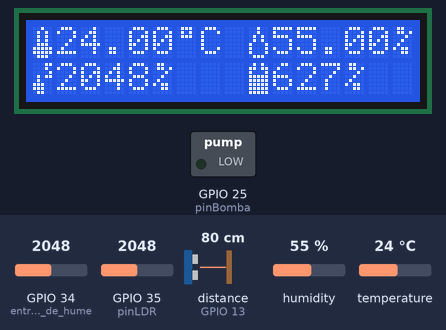
Simulated run of this sketch. Board: ESP32. On the bench: 16×2 character LCD, switched loads named in the sketch (green lamp = pin HIGH). Wiring (inferred from the names in the program): ultrasonic range finder: trigger GPIO 32; echo GPIO 13. Dashed ring = blinking. The test bench sets the inputs (shaded band); at power-on: GPIO 34 (entrada_de_sensor_de_hume) = 2048, distance to the obstacle (sensor on GPIO 13) 80 cm, temperature 24 °C, GPIO 35 (pinLDR) = 2048, humidity 55 %. The echo pulse lasts 58.3 µs per cm; WiFi joins after 1.5 s; servers stay silent unless stated; pins used as bus, display or sensor lines are not drawn; what the sketch prints to the serial monitor is not drawn.

Above: at 2.8 s.
2.9 s: GPIO 34 (entrada_de_sensor_de_hume) set to 521
At 3.5 s:
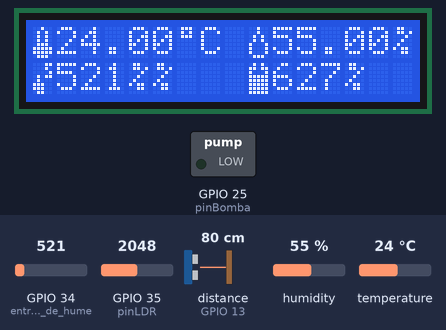
9.0 s: GPIO 34 (entrada_de_sensor_de_hume) set to 454
At 9.63 s:
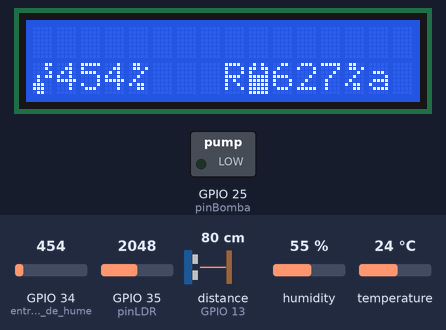
13.1 s: distance to the obstacle (sensor on GPIO 13) set to 250 cm
At 13.43 s:
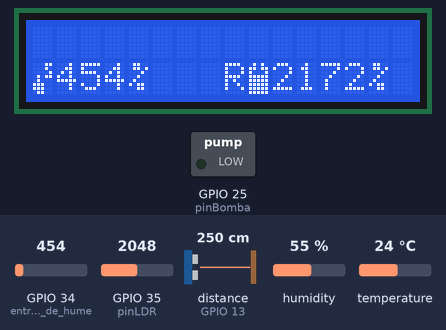
16.9 s: distance to the obstacle (sensor on GPIO 13) set to 2 cm
At 17.9 s:
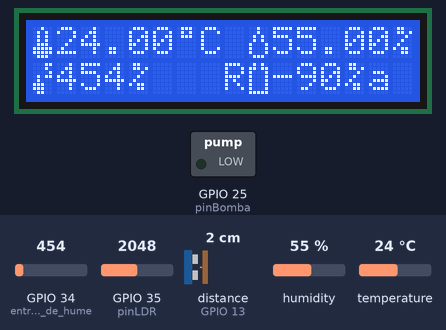
18.5 s: temperature set to 11 °C
At 21.2 s:
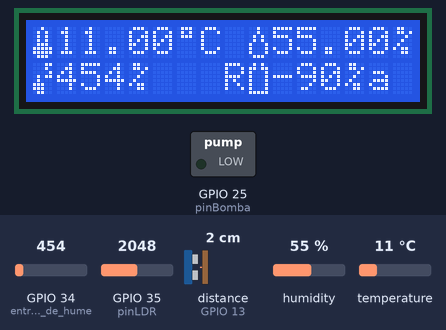
21.8 s: temperature set to 8 °C
At 22.9 s:
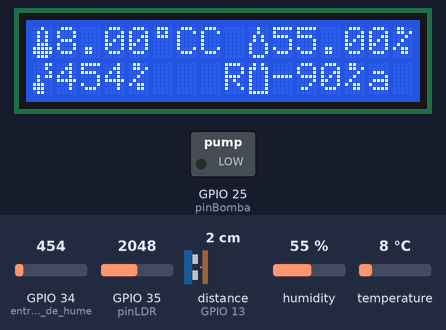
Timing chart, 0 to 24.8 s (numbered marks = the images above; inputs shaded):
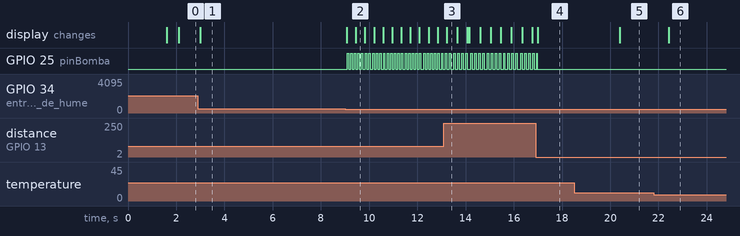

Measured:
- the behaviour switches between 501 and 500 on GPIO 34 (entrada_de_sensor_de_hume) (found by bisection; images 1 and 2)
- the behaviour switches between 10 and 9 °C on temperature (found by bisection; images 5 and 6)
- after the input at 2.9 s, the display: changes after 0.10 s (image 1)
- after the input at 9.0 s, GPIO 25 (pinBomba): alternates HIGH for 0.06 s and LOW for 0.09 s, starting after 0.09 s; the display: first changes after 0.08 s (image 2 shows a later state)
- after the input at 13.1 s, the display: changes after 0.12 s (image 3)
- after the input at 16.9 s, the display: changes after 0.10 s (image 4)
- after the input at 18.5 s, the display: changes after 1.9 s (image 5)
- after the input at 21.8 s, the display: changes after 0.63 s (image 6)

The sketch:

proyecto.ino
```cpp
#include <LiquidCrystal_I2C.h>
#include <WiFi.h>
#include <esp_wifi.h>
#include <HTTPClient.h>
#include <DHT.h> //DHT11

#define DHTPIN 5 //Sensor de humedad
#define DHTTYPE DHT11
#define trigPin 32 //ultrasonico trig
#define echoPin 13  //ultrasonico echo

WiFiServer server(80);
uint8_t newMACAddress[] = {0xc8, 0x3d, 0xd4, 0x7a, 0x57, 0x85};

//Variables de tiempo
unsigned long time1, time2, t_blink1, t_blink0, t1_blink1, t1_blink0, tlcd;
int intervaloLecturas = 0, intervaloActualizacion = 0, blink1 = 0, blink0 = 0, lcdAct = 0, blink1_1 = 0, blink0_1 = 0;

const int pinLDR = 35; //luminosidad
const int pinBomba = 25; //mini bomba de agua

//IP, MAC, mascara de red
IPAddress ip(192,168,0,200);
IPAddress gateway(192,168,0,1);
IPAddress subnet(255,255,255,0);
IPAddress primaryDNS(8, 8, 8, 8);   //optional DNS
IPAddress secondaryDNS(8, 8, 4, 4); //optional

//Datos de la red
const char* ssid = "homemn2";
const char* passwd = "h0m3M3nd3z/22";

const int lcdColumns = 16;
const int lcdRows = 2;
//Pines de LCD D21 y D22

byte aguaVacia[8] = {
    0b01010,
    0b11011,
    0b10001,
    0b10001,
    0b10001,
    0b10001,
    0b10001,
    0b11111};

byte customChar[8] = {
    0b01110,
    0b01010,
    0b01110,
    0b00000,
    0b00000,
    0b00000,
    0b00000,
    0b00000};

byte porcentChar[] = {
    B01100,
    B01101,
    B00010,
    B00100,
    B01000,
    B10110,
    B00110,
    B00000};

byte termometro[] = {
    B00100,
    B01010,
    B01010,
    B01010,
    B01110,
    B11111,
    B11111,
    B01110};

byte gota[] = {
    B00100,
    B00100,
    B01010,
    B01010,
    B10001,
    B10001,
    B10001,
    B01110};

byte humSuelo[] = {
    B00011,
    B00010,
    B00001,
    B01011,
    B01000,
    B11100,
    B11100,
    B01100};

byte aguaLlena[] = {
    B01010,
    B11011,
    B10001,
    B11111,
    B11111,
    B11111,
    B11111,
    B11111};

byte aguaMedioLlena[] = {
    B01010,
    B11011,
    B10001,
    B10001,
    B11111,
    B11111,
    B11111,
    B11111};

byte aguaMitad[] = {
    B01010,
    B11011,
    B10001,
    B10001,
    B10001,
    B11111,
    B11111,
    B11111};

byte aguaBaja[] = {
    B01010,
    B11011,
    B10001,
    B10001,
    B10001,
    B10001,
    B11111,
    B11111};

int duracion,distancia,luminosidad,humedad_suelo,estado_bomba,nivel_agua;
float humedad,temperatura;

LiquidCrystal_I2C lcd(0x27, lcdColumns, lcdRows);
DHT dht(DHTPIN, DHTTYPE);

void setup() {
  Serial.begin(115200);

  conect_to_wifi(); //funcion para conectarse a wifi

  pinMode(trigPin, OUTPUT);
  pinMode(echoPin, INPUT);
  pinMode(pinBomba, OUTPUT);
  pinMode(pinLDR, INPUT);
  pinMode(34, INPUT); //entrada de sensor de humedad de suelo

  lcd.createChar(0, customChar);
  lcd.createChar(1, porcentChar);
  lcd.createChar(2, termometro);
  lcd.createChar(3, gota);
  lcd.createChar(4, humSuelo);
  lcd.init();
  lcd.backlight();
  lcd.clear();

  dht.begin();

  digitalWrite(pinBomba, LOW);
  estado_bomba = 0;

}

void loop() {
  //Tiempos
  time1 = millis(); // cada 15 segundos actualizar datos
  time2 = millis();
  t_blink1 = millis();
  t_blink0 = millis();
  t1_blink1 = millis();
  t1_blink0 = millis();
  tlcd = millis();

  if(time2 - intervaloActualizacion >= 2000){
    distancia = obtener_distancia(); //Sensor ultrasonico
    luminosidad = analogRead(pinLDR); //Fotoresistencia
    temperatura = dht.readTemperature(); //temperatura DHT11
    humedad = dht.readHumidity(); //humedad DHT11
    float hic = dht.computeHeatIndex(temperatura, humedad, false);  // Calcular el índice de calor en grados centígrados
    humedad_suelo = analogRead(34); //humedad de suelo

    nivel_agua = ((distancia-11)*100)/11;
    //int porcentaje_humedad = ((4095 - humedad_suelo)*100)/2300;

    Serial.println("Temperatura: " + String(temperatura) + "°C " + "Humedad: " + String(humedad) + "%");
    Serial.println("Humedad de suelo: " + String(humedad_suelo) + "% Nivel de agua: " + String(nivel_agua) + "%");
    Serial.println("Distancia:" + String(distancia) + "cm Estado bomba: " + String(estado_bomba) + "\n");

    if(estado_bomba == 0){
      mostrarDHT11();
      mostrarHumedadSuelo();
      mostrarNivelAgua();
      if (humedad_suelo <= 500 && nivel_agua >= 15){
        estado_bomba = 1;
        lcd.clear();
      }
    }else{
      regar();
    }
    if (time1 - intervaloLecturas >= 15000){
    // Serial.println("Tiempo:" + String(time1));
    // Serial.println("duracionInvervalo:" + String(time1 - intervaloLecturas));
    intervaloLecturas = time1;
  }

  }
}


void imprimir_lcd(){
  lcd.clear();
  lcd.setCursor(0,0);
  lcd.print(temperatura);
  lcd.setCursor(8,0);
  lcd.print(humedad);
  lcd.setCursor(0,1);
  lcd.print(nivel_agua);
  lcd.setCursor(5,1);
  lcd.print(luminosidad);
}

void regar(){
  lcd.setCursor(8,1);
  Serial.println("Desactivado");
  digitalWrite(pinBomba, HIGH);
  lcd.print("R e g a n d o");
  mostrarHumedadSuelo();
  mostrarNivelAgua();
  if (humedad_suelo >= 50 || nivel_agua <= 0)  {
    digitalWrite(pinBomba, LOW);
    Serial.println("Desactivado");
    estado_bomba = 0;
  }
}

void mostrarDHT11()
{
  // mostrar temperatura ambiental
  lcd.setCursor(0, 0);
  lcd.write(byte(2));
  lcd.print(temperatura);
  lcd.write(byte(0));
  lcd.print("C");
  // mostrar humedad ambiental
  lcd.setCursor(9, 0);
  lcd.write(byte(3));
  lcd.print(humedad);
  lcd.write(byte(1));
}
void mostrarHumedadSuelo()
{
  // mostrar humedad de suelo
  if (humedad_suelo <= 0.0)
  {
    if (t1_blink1 - blink1_1 >= 750)
    {
      blink1_1 = t1_blink1;
      lcd.setCursor(0, 1);
      lcd.write(byte(4));
      lcd.print(humedad_suelo);
      lcd.write(byte(1));
      lcd.setCursor(6, 1);
      lcd.print("   ");
    }
    /* if (t1_blink0 - blink0_1 >= 1500)
    {
      blink0_1 = t1_blink0;
      lcd.setCursor(0, 1);
      lcd.print("       ");
    } */
  }
  else
  {
    lcd.setCursor(0, 1);
    lcd.write(byte(4));
    lcd.print(humedad_suelo);
    lcd.write(byte(1));
    if (humedad_suelo < 10.0)
    {
      lcd.setCursor(6, 1);
      lcd.print(" ");
      lcd.setCursor(7, 1);
      lcd.print(" ");
    }
    lcd.setCursor(7, 1);
    lcd.print(" ");
    if (humedad_suelo == 100.0)
    {
      lcd.setCursor(7, 1);
      lcd.write(byte(1));
    }
  }
}
void mostrarNivelAgua()
{
  // mostrar nivel de agua
  if (nivel_agua <= 0.0)
  {
    if (t_blink1 - blink1 >= 750)
    {
      blink1 = t_blink1;
      lcd.createChar(5, aguaVacia);
      lcd.setCursor(9, 1);
      lcd.write(byte(5));
      lcd.print(nivel_agua);
      lcd.write(byte(1));
      lcd.setCursor(15, 1);
      lcd.print(" ");
    }
    /* if (t_blink0 - blink0 >= 1500)
    {
      lcd.createChar(5, aguaVacia);
      blink0 = t_blink0;
      lcd.setCursor(9, 1);
      lcd.print("       ");
    } */
  }
  else
  {
    lcd.createChar(5, aguaBaja);
    lcd.setCursor(9, 1);
    lcd.write(byte(5));
    if (nivel_agua > 24)
    {
      lcd.createChar(5, aguaMitad);
      lcd.setCursor(9, 1);
      lcd.write(byte(5));
      if (nivel_agua > 50)
      {
        lcd.createChar(5, aguaMedioLlena);
        lcd.setCursor(9, 1);
        lcd.write(byte(5));
        if (nivel_agua > 74)
        {
          lcd.createChar(5, aguaLlena);
          lcd.setCursor(9, 1);
          lcd.write(byte(5));
        }
      }
    }
    lcd.setCursor(10, 1);
    lcd.print(nivel_agua);
    lcd.write(byte(1));
    if (nivel_agua < 10)
    {
      lcd.setCursor(15, 1);
      lcd.print(" ");
    }
    if (nivel_agua == 100.0)
    {
      lcd.setCursor(15, 1);
      lcd.write(byte(1));
    }
  }
}


int obtener_distancia(){
  digitalWrite(trigPin, HIGH);
  delayMicroseconds(1000);
  digitalWrite(trigPin, LOW);
  duracion = pulseIn(echoPin, HIGH);
  int dist = (duracion/2)/29.1;//distancia en cm - ultrasonico
  return dist;
}

void conect_to_wifi(){
  WiFi.mode(WIFI_STA);
  if(!WiFi.config(ip, gateway, subnet)){ //Configuracion
    Serial.println("Fallo al configurar el wifi");
  }
  Serial.print("[OLD] ESP32 Board MAC Address:  ");
  Serial.println(WiFi.macAddress());
  uint8_t newMACAddress[] = {0x32, 0xAE, 0xA4, 0x07, 0x0D, 0x66};
  esp_wifi_set_mac(WIFI_IF_STA, &newMACAddress[0]);
  WiFi.begin(ssid, passwd);
  Serial.print("Connecting to ");
  Serial.println(ssid);
  while(WiFi.status() != WL_CONNECTED) {
    delay(500);
    Serial.print(".");
  }
  Serial.print("Connected to WiFi network");

  Serial.print("Conectado con éxito, mi IP es: ");
  Serial.println(WiFi.localIP());
  Serial.println(WiFi.macAddress());
}

void enviar_datos(){
   if (WiFi.status() == WL_CONNECTED){

    HTTPClient http;
    String datos = "temperatura=" + String(temperatura) + "&humedad=" + String(humedad)+ "&humedad_suelo="+String(humedad_suelo) + "&estado_bomba="+String(estado_bomba)+"&nivel_agua="+String(nivel_agua)+"&luminosidad="+String(luminosidad)+"&METHOD="+String("POST");;

    // http.begin("http://192.168.0.113/waterlettuce/index.php");        //Indicamos el destino
    http.begin("http://192.168.0.10/waterlettuce/index.php");
    http.addHeader("Content-Type", "application/x-www-form-urlencoded"); // Preparamos el header text/plain si solo vamos a enviar texto plano sin un paradigma llave:valor.

    int status_response = http.POST(datos); // Enviamos el post pasándole, los datos que queremos enviar. (esta función nos devuelve un código que guardamos en un int)

    if (status_response > 0){
      Serial.println("Código HTTP ► " + String(status_response)); // Print return code

      if (status_response == 200){
        String data_response= http.getString();
        Serial.println("El servidor respondió ▼ ");
        Serial.println(data_response);
      }
    }else{

      Serial.print(" Error enviando POST, código: ");
      Serial.println(status_response);
    }
    http.end();
  }
}
void enviar_datos_riego(){
   if (WiFi.status() == WL_CONNECTED){

    HTTPClient http;
    String datos = "nivel_agua="+String(nivel_agua)+"&METHOD="+String("RIEGO");;

    // http.begin("http://192.168.0.113/waterlettuce/index.php");        //Indicamos el destino
    http.begin("http://192.168.0.10/waterlettuce/index.php");
    http.addHeader("Content-Type", "application/x-www-form-urlencoded"); // Preparamos el header text/plain si solo vamos a enviar texto plano sin un paradigma llave:valor.

    int status_response = http.POST(datos); // Enviamos el post pasándole, los datos que queremos enviar. (esta función nos devuelve un código que guardamos en un int)

    if (status_response > 0){
      Serial.println("Código HTTP ► " + String(status_response)); // Print return code

      if (status_response == 200){
        String data_response= http.getString();
        Serial.println("El servidor respondió ▼ ");
        Serial.println(data_response);
      }
    }else{

      Serial.print(" Error enviando POST, código: ");
      Serial.println(status_response);
    }
    http.end();
  }
}
```
